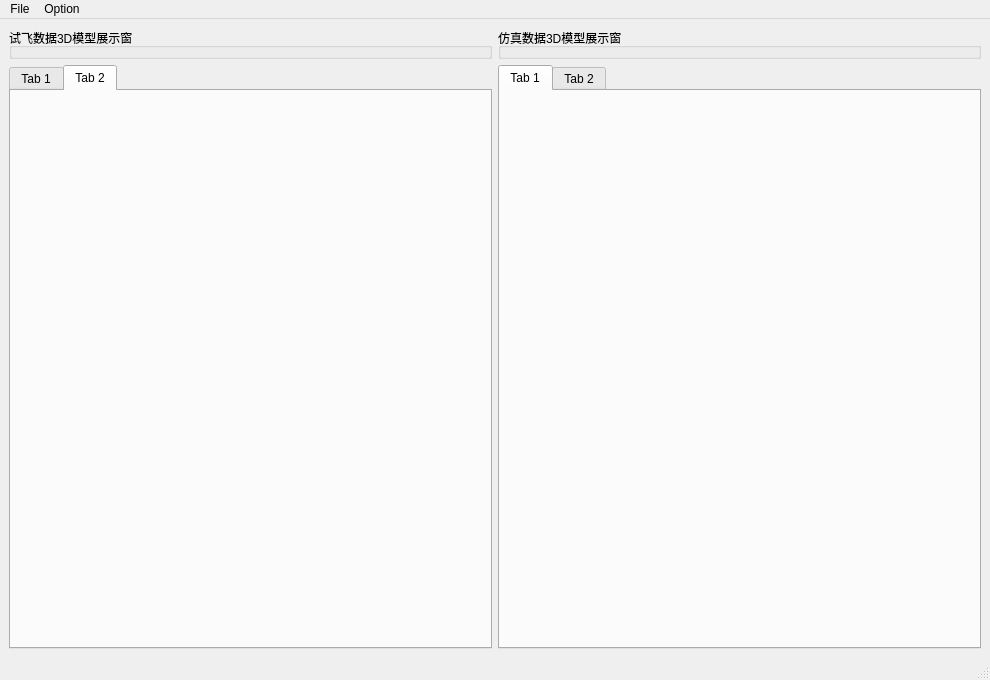
<?xml version="1.0" encoding="UTF-8"?>
<ui version="4.0">
 <class>PyQtVisualFlight</class>
 <widget class="QMainWindow" name="PyQtVisualFlight">
  <property name="geometry">
   <rect>
    <x>0</x>
    <y>0</y>
    <width>990</width>
    <height>680</height>
   </rect>
  </property>
  <property name="windowTitle">
   <string>MainWindow</string>
  </property>
  <widget class="QWidget" name="centralwidget">
   <layout class="QHBoxLayout" name="horizontalLayout">
    <item>
     <layout class="QVBoxLayout" name="flight_test_vertical_layout">
      <item>
       <widget class="QGroupBox" name="flight_test_group_box">
        <property name="title">
         <string>试飞数据3D模型展示窗</string>
        </property>
       </widget>
      </item>
      <item>
       <widget class="QTabWidget" name="flight_test_tab_widget">
        <property name="currentIndex">
         <number>1</number>
        </property>
        <widget class="QWidget" name="flight_test_time_domain_tab">
         <attribute name="title">
          <string>Tab 1</string>
         </attribute>
        </widget>
        <widget class="QWidget" name="flight_test_frequency_domain_tab">
         <attribute name="title">
          <string>Tab 2</string>
         </attribute>
        </widget>
       </widget>
      </item>
     </layout>
    </item>
    <item>
     <layout class="QVBoxLayout" name="simulation_vertical_layout">
      <item>
       <widget class="QGroupBox" name="simulation_group_box">
        <property name="title">
         <string>仿真数据3D模型展示窗</string>
        </property>
       </widget>
      </item>
      <item>
       <widget class="QTabWidget" name="simulation_tab_widget">
        <widget class="QWidget" name="simulation_time_domain_tab">
         <attribute name="title">
          <string>Tab 1</string>
         </attribute>
        </widget>
        <widget class="QWidget" name="simulation_frequency_domain_tab">
         <attribute name="title">
          <string>Tab 2</string>
         </attribute>
        </widget>
       </widget>
      </item>
     </layout>
    </item>
   </layout>
  </widget>
  <widget class="QMenuBar" name="menubar">
   <property name="geometry">
    <rect>
     <x>0</x>
     <y>0</y>
     <width>990</width>
     <height>23</height>
    </rect>
   </property>
   <widget class="QMenu" name="menu">
    <property name="title">
     <string>File</string>
    </property>
    <widget class="QMenu" name="menuConnect_To_Observer">
     <property name="title">
      <string>Connect To Observer</string>
     </property>
     <addaction name="actionFlight_Test_Observer"/>
     <addaction name="actionSimulation_Observer"/>
    </widget>
    <addaction name="actionLoad_Domain_Files"/>
    <addaction name="menuConnect_To_Observer"/>
    <addaction name="actionStart_Updating"/>
    <addaction name="actionEnd_Updating"/>
   </widget>
   <widget class="QMenu" name="menuOption">
    <property name="title">
     <string>Option</string>
    </property>
    <widget class="QMenu" name="menuMagnification">
     <property name="title">
      <string>Magnification</string>
     </property>
     <addaction name="actionFlight_Test_Magnification"/>
     <addaction name="actionSimulation_Magnification"/>
    </widget>
    <addaction name="menuMagnification"/>
   </widget>
   <addaction name="menu"/>
   <addaction name="menuOption"/>
  </widget>
  <widget class="QStatusBar" name="statusbar"/>
  <action name="actionLoad_Domain_Files">
   <property name="text">
    <string>Load Domain Files</string>
   </property>
  </action>
  <action name="actionFlight_Test_Observer">
   <property name="text">
    <string>Flight Test Observer</string>
   </property>
  </action>
  <action name="actionSimulation_Observer">
   <property name="text">
    <string>Simulation Observer</string>
   </property>
  </action>
  <action name="actionStart_Updating">
   <property name="text">
    <string>Start Updating</string>
   </property>
  </action>
  <action name="actionEnd_Updating">
   <property name="text">
    <string>End Updating</string>
   </property>
  </action>
  <action name="actionFlight_Test_Magnification">
   <property name="text">
    <string>Flight Test Magnification</string>
   </property>
  </action>
  <action name="actionSimulation_Magnification">
   <property name="text">
    <string>Simulation Magnification</string>
   </property>
  </action>
 </widget>
 <resources/>
 <connections/>
</ui>
